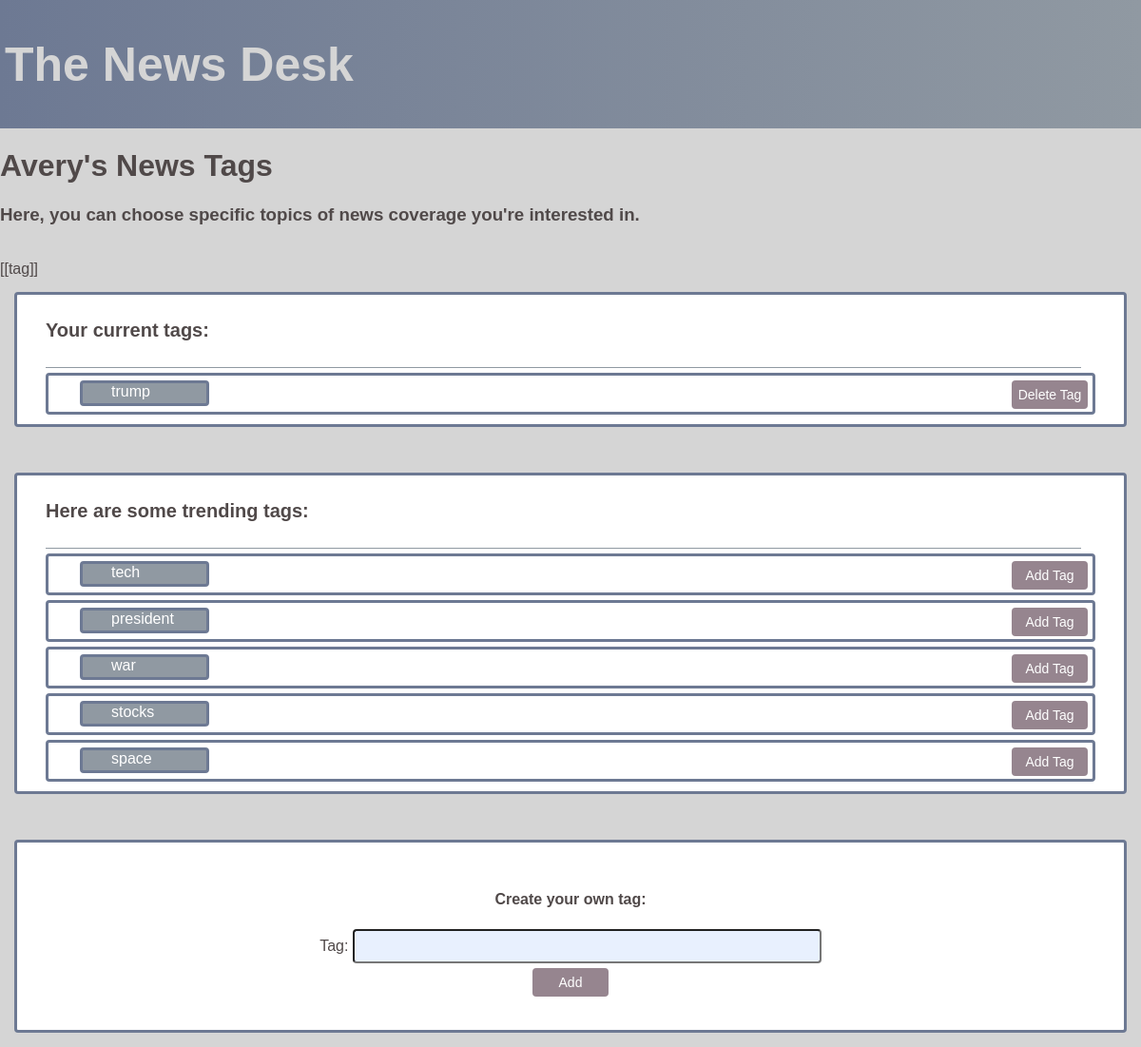
Before: /news/user_home/tags (signed in) with the older database file.
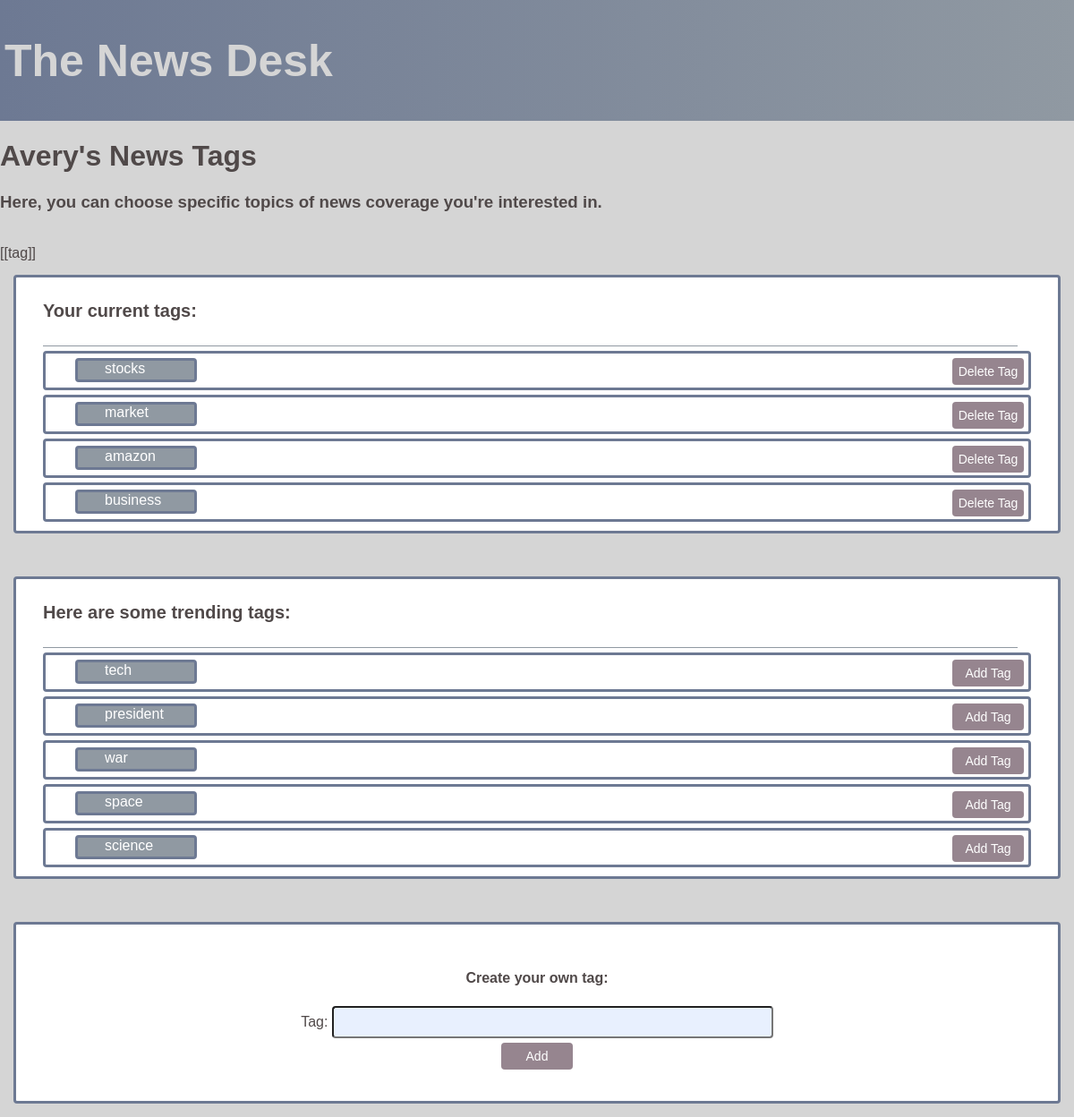
After: the same page with the newer database file.
### news_scraper/models.py (models this page shows, shortened)
class Tag(models.Model):
    name = models.CharField(max_length=20)
    adds = models.IntegerField(default=0)

### news_scraper/views.py (the view)
# urls.py: path('user_home/tags', views.user_tags, name='user_tags'),
@login_required
def user_tags(request):
    if request.user.is_authenticated and request.user.is_active:
        profile = request.user.userprofile
        if request.method == 'POST':
            action = request.POST.get('action')
            tag_name = request.POST.get('tag-name')
            print(":::", type(tag_name))
            if action == 'Add' or action == 'Add Tag':
                try:
                    tag = Tag.objects.get(name=tag_name)
                    tag.adds += 1
                except:
                    tag = Tag(name=tag_name, adds=1)
                tag.save()
                profile.tags_list.add(tag)
            elif action == 'Delete Tag':
                try:
                    tag = Tag.objects.get(name=tag_name)
                    tag.adds -= 1
                except:
                    return Http404("Couldn't find Tag")
                tag.save()
                profile.tags_list.remove(tag)
            profile.save()
            return HttpResponseRedirect(reverse('news_scraper:user_tags'))
        else:
            user_tags = profile.tags_list.all()
            all_tags = Tag.objects.all()
            popular_tags = all_tags.difference(user_tags).order_by('-adds')
            """for tag in popular_tags:
                if tag in user_tags or tag.adds <= 0:
                    popular_tags.remove(tag)"""
            popular_tags = popular_tags[:5]
            context = {
                'user': request.user,
                'user_tags': user_tags,
                'popular_tags': popular_tags
            }
            return render(request, 'news_scraper/user_tags.html', context)

### news_scraper/templates/news_scraper/user_tags.html (shortened to what this page needs)
{% extends 'news_scraper/base.html' %}
{% block head %}
{% load static %}
<link rel="stylesheet" type="text/css" href="{% static 'news_scraper/css/user_tags.css' %}">
{% endblock %}
{% block body %}
<h1>{{user.username.capitalize}}'s News Tags</h1>
<h3>Here, you can choose specific topics of news coverage you're interested in.</h3>
<br>
<div id="app" class="tags_list">
    [[tag]]
    {% if user_tags %}
    <form id="remove_form" action="{% url 'news_scraper:user_tags' %}" method="post">
        <ul class="tags-list">
            <h4>Your current tags:</h4>
            <div class="hztl-line"></div>
            {% for tag in user_tags %}
            <li class="tag-item">
                <div class="left-side">{{ tag.name }}</div>
                <input @click="updateValue('{{tag.name}}')" type="submit" id="rm_tag" class="edit-tag" name="action"
                    value="Delete Tag"></input>
            </li>
            {% endfor %}
        </ul>
    </form>
    {% else %}
    <h4>You currently have no tags</h4>
    {% endif %}
    <br>
    {% if popular_tags %}
    <form id="add_form" action="{% url 'news_scraper:user_tags' %}" method="post">
        <ul class="tags-list">
            <h4>Here are some trending tags:</h4>
            <div class="hztl-line"></div>
            {% for tag in popular_tags %}
            <li class="tag-item">
                <div class="left-side">{{ tag.name }}</div>
                <input @click="updateValue('{{tag.name}}')" type="submit" id="rm_tag" class="edit-tag" name="action"
                    value="Add Tag"></input>
            </li>
            {% endfor %}
        </ul>
    </form>
    {% endif %}
    <br>
    <div class="tag-form">
        <h4>Create your own tag:</h4>
        <form id="add_free_form" action="{% url 'news_scraper:user_tags' %}" method="post">
            {% csrf_token %} Tag: <input type="text" name="tag-name" value="" size="50">
            <br />
            <input class="button" type="submit" id="" name="action" value="Add">
        </form>
    </div>
</div>
{% load static %}
{% endblock body %}

Changed rows visible on the page:
no longer on this page (row edited): Tag: name "trump", shown under "Your current tags:"
changed Tag "stocks": moves from the list under "Here are some trending tags:" to the list under "Your current tags:"
added Tag: name "market", shown under "Your current tags:"
added Tag: name "amazon", shown under "Your current tags:"
added Tag: name "business", shown under "Your current tags:"
now on this page (row edited): Tag: name "science", shown under "Here are some trending tags:"
